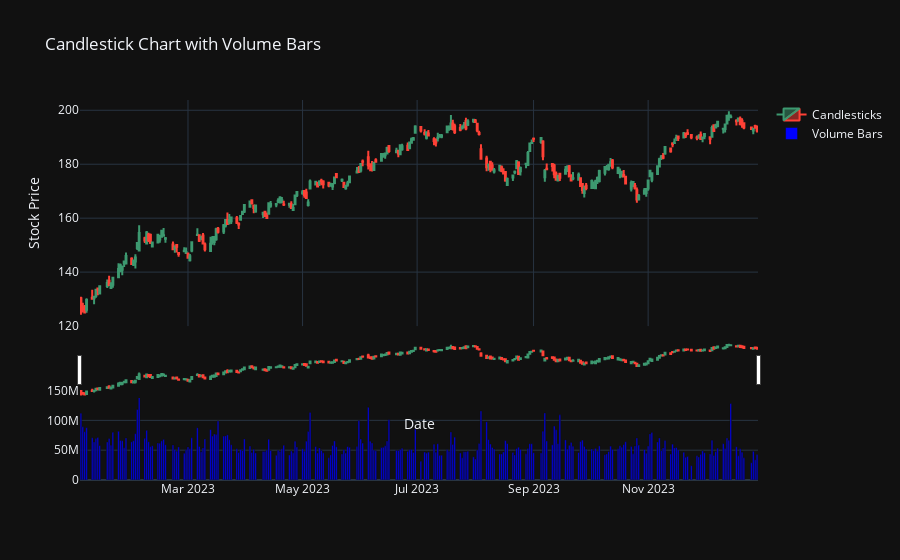

Notebook code for this chart:
### Code cell
fig = make_subplots(rows=2, cols=1, shared_xaxes=True, row_heights=[0.7, 0.3])

candlestick = go.Candlestick(x=df1.index,
                             open=df1['Open'],
                             high=df1['High'],
                             low=df1['Low'],
                             close=df1['Close'],
                             name='Candlesticks')

fig.add_trace(candlestick, row=1, col=1)

volume_bars = go.Bar(x=df1.index, y=df1.Volume, name='Volume Bars', marker=dict(color='blue'))

fig.add_trace(volume_bars, row=2, col=1)

fig.update_layout(title='Candlestick Chart with Volume Bars',
                  xaxis_title='Date',
                  yaxis_title='Stock Price',
                  template='plotly_dark')
fig.show()

### Figure 1 — Plotly figure (JSON) as saved in the notebook; plotly's stock layout.template omitted (floating-point values rounded to 4 significant figures; data arrays with more than 128 entries replaced by an {"elided": "..."} marker saying what was removed)
{"data": [{"close": {"elided": "250 float values"}, "high": {"elided": "250 float values"}, "low": {"elided": "250 float values"}, "name": "Candlesticks", "open": {"elided": "250 float values"}, "type": "candlestick", "x": {"elided": "250 str values"}, "xaxis": "x", "yaxis": "y"}, {"marker": {"color": "blue"}, "name": "Volume Bars", "type": "bar", "x": {"elided": "250 str values"}, "xaxis": "x2", "y": {"elided": "250 int values"}, "yaxis": "y2"}], "layout": {"title": {"text": "Candlestick Chart with Volume Bars"}, "xaxis": {"anchor": "y", "domain": [0, 1], "matches": "x2", "showticklabels": false, "title": {"text": "Date"}}, "xaxis2": {"anchor": "y2", "domain": [0, 1]}, "yaxis": {"anchor": "x", "domain": [0.405, 1], "title": {"text": "Stock Price"}}, "yaxis2": {"anchor": "x2", "domain": [0, 0.255]}}}
